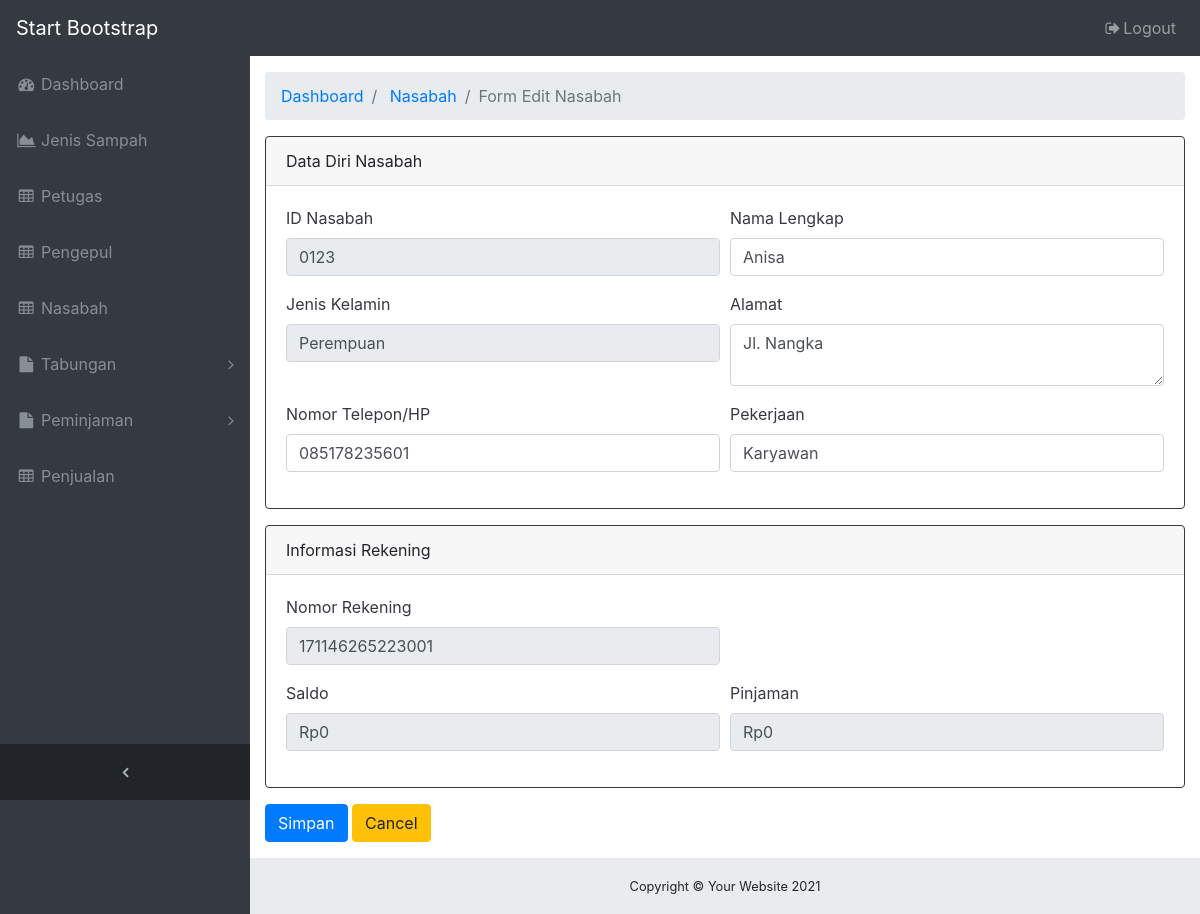
The app's page /ADMIN/form-edit-nasabah.php?id=0123 (signed in), older data.
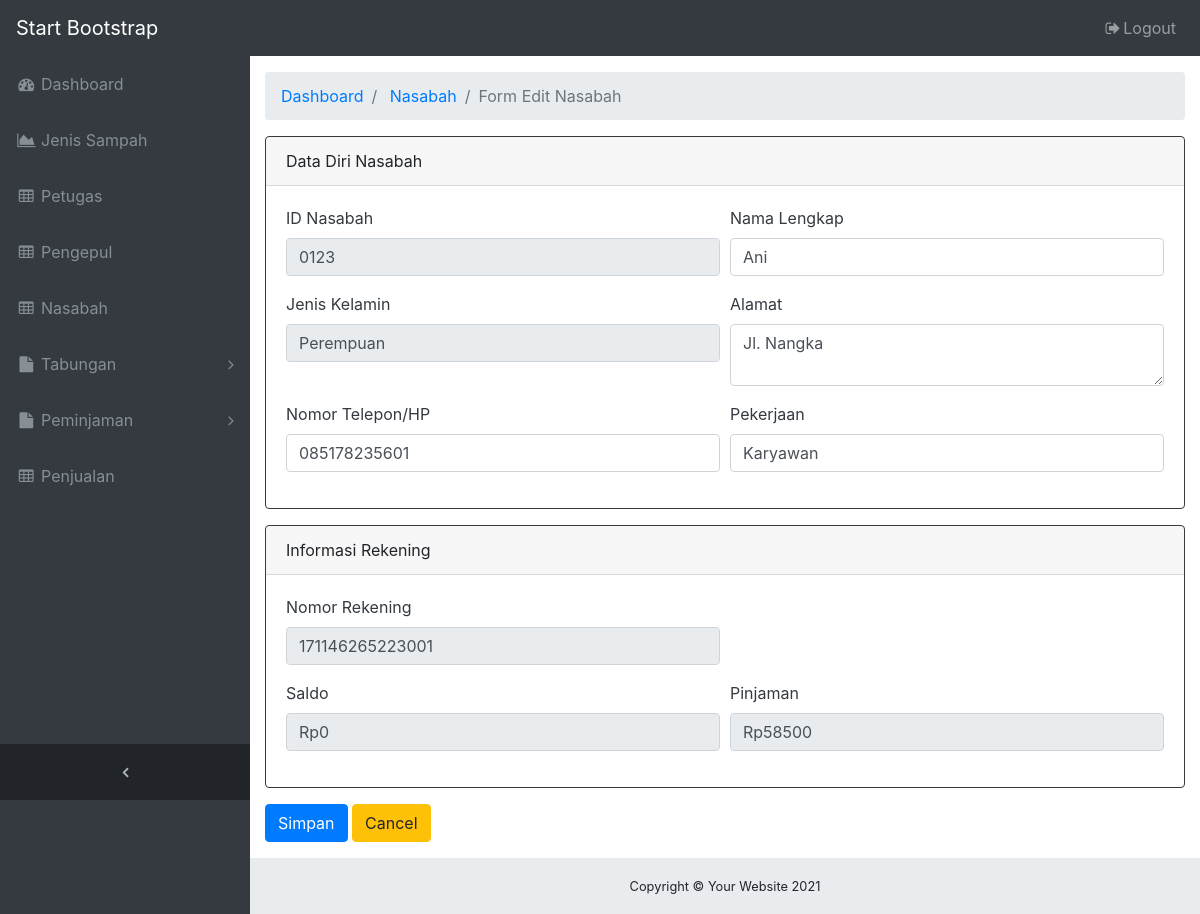
The same page, newer data.
### tables this page shows
CREATE TABLE `tb_nasabah` (
  `id_nasabah` varchar(20) NOT NULL,
  `nama_nasabah` varchar(50) NOT NULL,
  `jk_nasabah` varchar(10) NOT NULL,
  `alamat_nasabah` varchar(50) NOT NULL,
  `telp_nasabah` varchar(15) NOT NULL,
  `pekerjaan_nasabah` varchar(15) NOT NULL,
  `norek_nasabah` varchar(20) NOT NULL,
  `saldo_nasabah` int(11) NOT NULL,
  `pinjaman_nasabah` int(11) NOT NULL
);

### ADMIN/form-edit-nasabah.php (the view, shortened to what this page needs)
<?php
include 'koneksi_db.php';
$id       = $_GET['id'];
$nasabah  = mysqli_query($koneksi,"SELECT * FROM tb_nasabah WHERE id_nasabah='$id'");
$row      = mysqli_fetch_array($nasabah);
?>
<!DOCTYPE html>
<html lang="en">
<head>
  <link href="vendor/bootstrap/css/bootstrap.min.css" rel="stylesheet">
  <link href="vendor/font-awesome/css/font-awesome.min.css" rel="stylesheet" type="text/css">
  <link href="vendor/datatables/dataTables.bootstrap4.css" rel="stylesheet">
  <link href="css/sb-admin.css" rel="stylesheet">
  <?php include 'navbar.php'; ?>
</head>
<body class="fixed-nav sticky-footer bg-dark" id="page-top">
  <div class="content-wrapper">
    <div class="container-fluid">
      <ol class="breadcrumb">
        <li class="breadcrumb-item">
          <a href="#">Dashboard</a>
        </li>
        <li class="breadcrumb-item">
          <a href="menu-petugas.php">Nasabah</a>
        </li>
        <li class="breadcrumb-item active">Form Edit Nasabah</li>
      </ol>
      <form method="POST" action="proses-edit-nasabah.php">
        <div class="card border-dark mb-3" style="max-width: 100rem;">
          <div class="card-header">Data Diri Nasabah</div>
          <div class="card-body text-dark">
            <div class="form-row">
              <div class="form-group col-md-6">
                <label for="InputId">ID Nasabah</label>
                <input type="number" class="form-control" name="idNasabah" id="InputId" value="<?php echo $row['id_nasabah']; ?>" readonly required>
              </div>
              <div class="form-group col-md-6">
                <label for="InputNama">Nama Lengkap</label>
                <input type="text" class="form-control" name="namaNasabah" id="InputNama" value="<?php echo $row['nama_nasabah']; ?>" required>
              </div>
              <div class="form-group col-md-6">
                <label for="InputJk">Jenis Kelamin</label>
                <input type="text" class="form-control" name="jk" id="InputJk" value="<?php echo $row['jk_nasabah']; ?>" readonly required>
              </div>
              <div class="form-group col-md-6">
                <label for="InputAlamat">Alamat</label>
                <textarea class="form-control" id="InputAlamat" name="alamat" required rows="2"><?php echo $row['alamat_nasabah']; ?></textarea>
              </div>
              <div class="form-group col-md-6">
                <label for="InputTelepon">Nomor Telepon/HP</label>
                <input type="number" class="form-control" name="telp" id="InputTelepon" value="<?php echo $row['telp_nasabah']; ?>" required>
              </div>
              <div class="form-group col-md-6">
                <label for="InputPekerjaan">Pekerjaan</label>
                <input type="text" class="form-control" name="pekerjaan" id="InputPekerjaan" value="<?php echo $row['pekerjaan_nasabah']; ?>" required>
              </div>
            </div>
          </div>
        </div>
        <div class="card border-dark mb-3" style="max-width: 100rem;">
          <div class="card-header">Informasi Rekening</div>
          <div class="card-body text-dark">
            <div class="form-row">
              <div class="form-group col-md-6">
                <label for="InputId">Nomor Rekening</label>
                <input type="text" class="form-control" name="norek" id="InputId" value="<?php echo $row['norek_nasabah']; ?>" readonly required>
              </div>
            </div>
            <div class="form-row">
              <div class="form-group col-md-6">
                <label for="InputId">Saldo</label>
                <input type="text" class="form-control" name="saldo" id="InputSaldo" value="<?php echo "Rp",$row['saldo_nasabah']; ?>" readonly required>
              </div>
              <div class="form-group col-md-6">
                <label for="InputId">Pinjaman</label>
                <input type="text" class="form-control" name="pinjam" id="InputPinjam" value="<?php echo "Rp",$row['pinjaman_nasabah']; ?>" readonly required>
              </div>
            </div>
          </div>
        </div>
        <div class="form-group">
          <input type="submit" name="Submit" value="Simpan" class="btn btn-primary">
          <input type="button" value="Cancel" class="btn btn-warning" onclick="history.back(-1)" />
        </div>
      </form>
    </div>
    <?php include 'footer.php'; ?>
  </div>
</body>
</html>

Row changes from the older to the newer data that the page shows:
changed tb_nasabah "Perempuan": namaNasabah "Anisa" → "Ani"; pinjam "Rp0" → "Rp58500"
